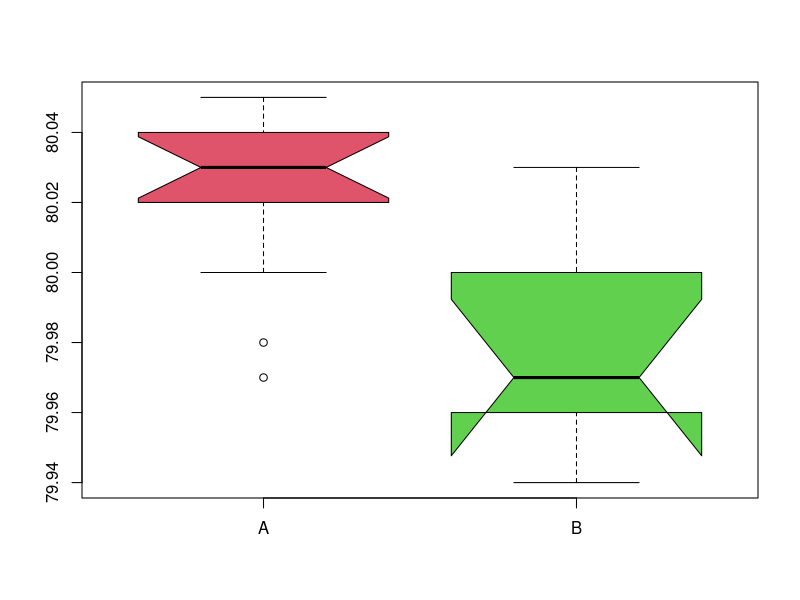

The R source for this figure:
A <- c(79.98, 80.04, 80.02, 80.04, 80.03, 80.03, 80.04,
       79.97, 80.05, 80.03, 80.02, 80.00, 80.02)
B <- c(80.02, 79.94, 79.98, 79.97, 79.97, 80.03, 79.95,
       79.97)
boxplot(A, B, notch=T, names=c('A', 'B'), col=c(2,3))
